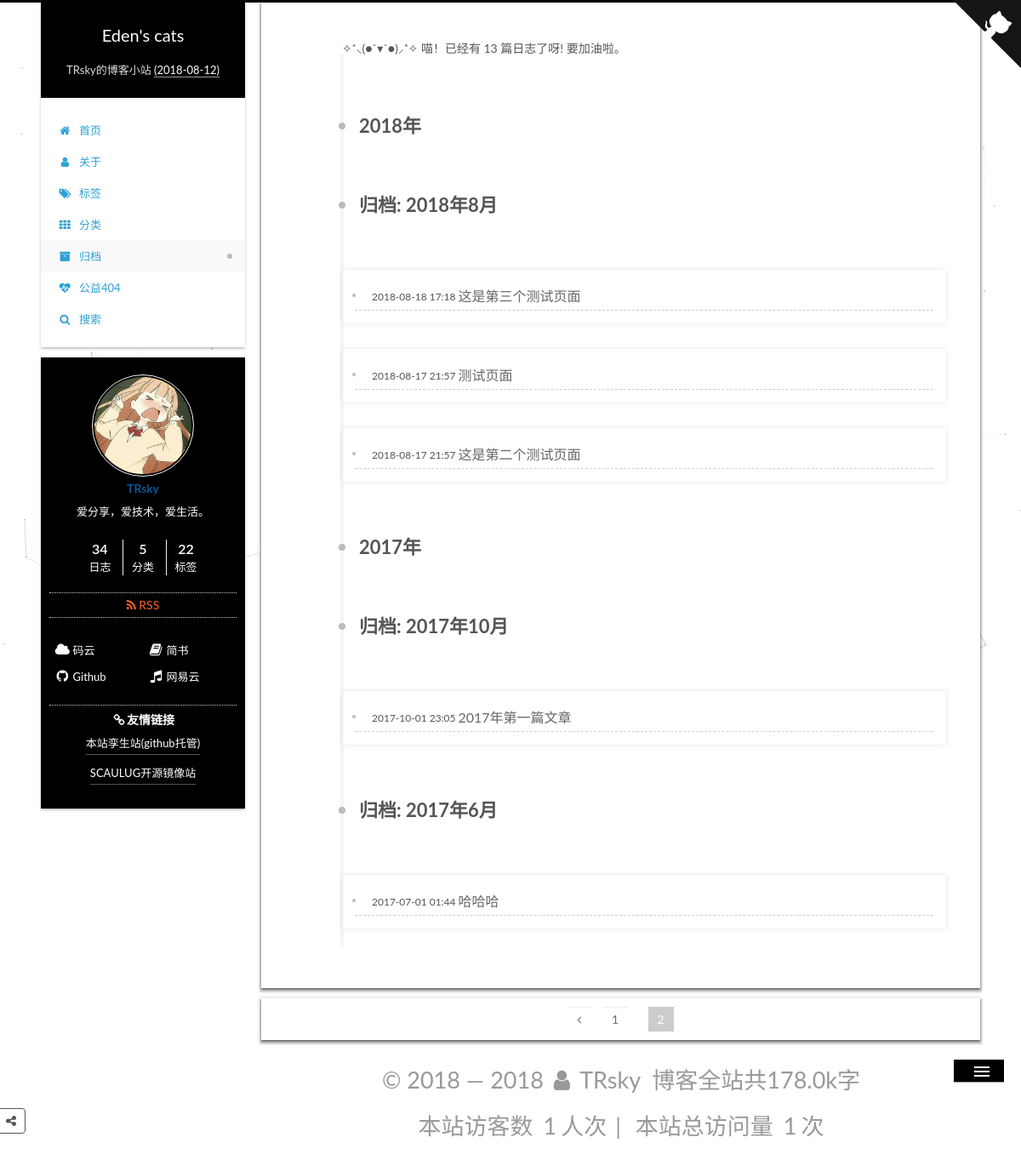
Page /archives/?page=2 on the earlier database version.
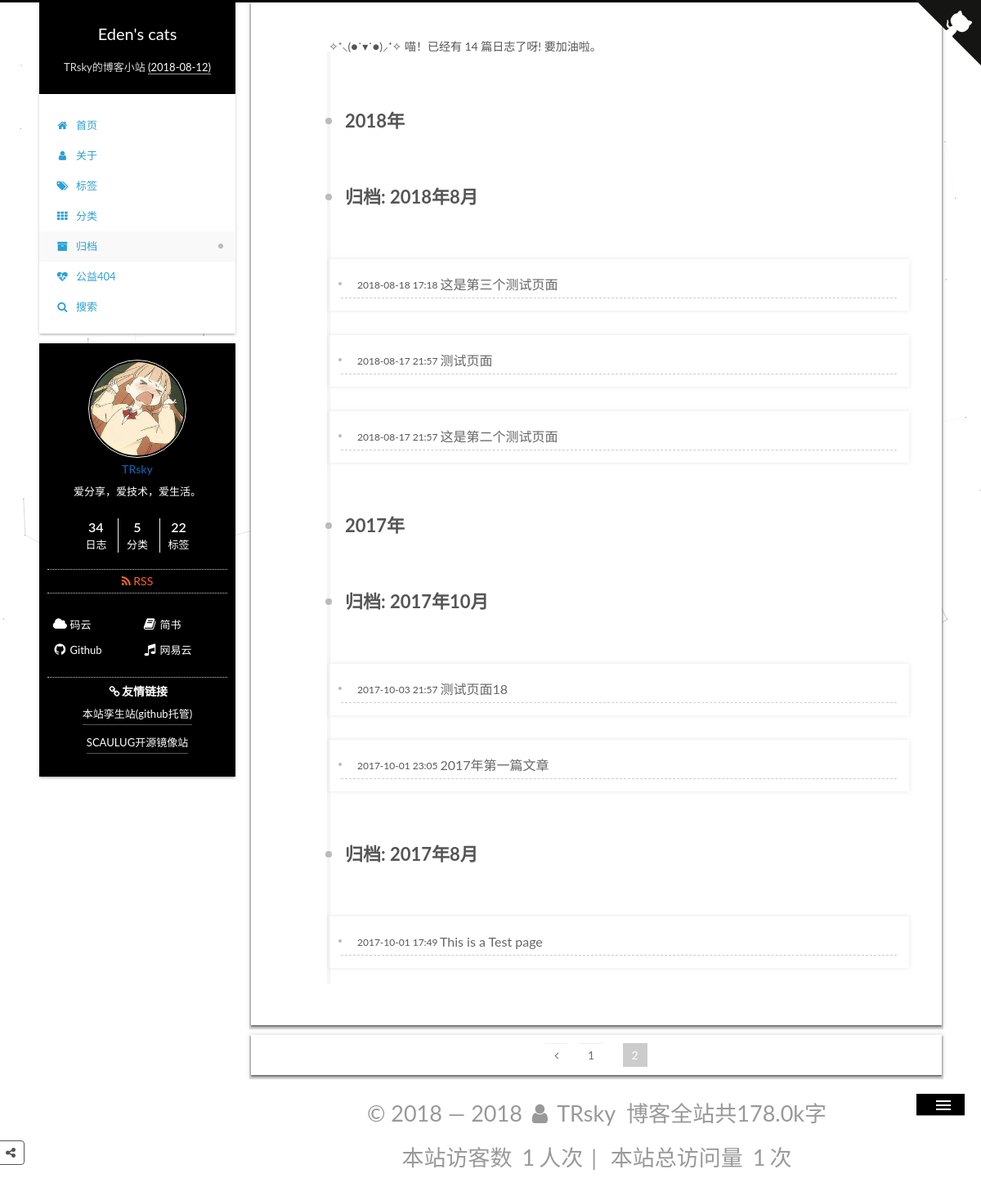
Same page on the later database version.
### apps/blog/models.py (models this page shows, shortened)
class Article(models.Model):
    STATUS_CHOICES = (
        ('draft', '草稿'),
        ('publish', '发表'),
    )
    title = models.CharField(verbose_name='标题', max_length=100)
    content = models.TextField(verbose_name='正文', blank=True, null=True)
    status = models.CharField(verbose_name='文章状态', max_length=10, choices=STATUS_CHOICES, default='publish')
    created_time = models.DateTimeField(verbose_name='创建时间', default=now)
    public_time = models.DateTimeField(verbose_name='发布时间', blank=True, null=True)
    modified_time = models.DateTimeField(verbose_name='修改时间', default=now)
    words = models.PositiveIntegerField(verbose_name='文章字数', default=0)
    time = models.PositiveIntegerField(verbose_name='阅读时长', default=0 )
    views = models.PositiveIntegerField(verbose_name='访问量', default=0)
    slogan = models.TextField(verbose_name='标语', blank=True, null=True)
    excerpt = models.CharField(verbose_name='文章摘要', max_length=500, blank=True)
    category = models.ForeignKey(Category, verbose_name='分类', on_delete=models.CASCADE, blank=False, null=False)
    tags = models.ManyToManyField(Tag, verbose_name='标签', blank=True)
    author = models.ForeignKey(User, verbose_name='作者', on_delete=models.CASCADE, blank=False, null=False)
    class Meta:  # 按文章创建日期降序排序
        ordering = ['-public_time']
        verbose_name = '文章'  # 指定后台显示模型名称
        verbose_name_plural = '文章列表'  # 指定后台显示模型复数名称
        db_table = 'article'  # 数据库表
        get_latest_by = 'created_time'

### apps/blog/views.py (the view)
# urls.py: path('archives/', views.archives, name='archives'),  # 按月归档
def archives(request):
        posts = Article.objects.filter(status='publish', public_time__isnull=False).order_by('-public_time')
        paginator = Paginator(posts, 8)
        try:
            page = request.GET.get('page')
            post_list = paginator.page(page)
        except PageNotAnInteger:
            post_list = paginator.page(1)
        except EmptyPage:
            post_list = paginator.page(paginator.num_pages)
        return render(request, 'archives.html', {
            'posts': posts,
            'post_list': post_list,
            'category_list': categories,
            'months': months,
            'years': years,
        })

### apps/blog/templatetags/pagetag.py (called while the page is built)
@register.simple_tag
def pagination_pages(curr_page, loop_page):
    offset = abs(curr_page - loop_page)
    if offset < 3:
        if curr_page == loop_page:
            page_element = '<span class="page-number current">%s</span>' % loop_page
        else:
            page_element = ' <a class="page-number" href="?page=%s">%s</a>' % (loop_page, loop_page)
        return format_html(page_element)
    else:
        return ''

### templates/archives.html (shortened to what this page needs)
{% extends "base.html" %}
{% block content %}
    {% load pagetag %}
	<div class="content-wrap">
						<div id="content" class="content">
							<div class="post-block archive">
								<div id="posts" class="posts-collapse">
									<span class="archive-page-counter">✧⁺⸜(●˙▾˙●)⸝⁺✧ 喵！已经有 {{ posts.count }} 篇日志了呀! 要加油啦。</span>
                        {% regroup post_list.object_list by created_time.year as date_by_year %}
                        {% for years in date_by_year %}
                             <div class="collection-title">
										<h1 class="archive-year" id="{{  years.grouper }}">{{ years.grouper }}年</h1>
									</div>
                            {% regroup years.list by created_time.month as date_by_month %}
                            {% for months in date_by_month %}
                                    <div class="collection-title">
										<h1 class="archive-year" id="{{ months.grouper }}">归档:&nbsp;{{ years.grouper }}年{{ months.grouper }}月</h1>
									</div>
                                   {% for post in months.list %}
									<article class="post post-type-normal" itemscope itemtype="http://schema.org/Article">
										<header class="post-header">
											<h2 class="post-title"><a class="post-title-link" href="{% url 'detail' id=post.id %}" itemprop="url"><span itemprop="name">{{ post.title }}</span></a></h2>
											<div class="post-meta">
												<time class="post-time" itemprop="dateCreated" datetime="{{ post.public_time|date:'Y-m-d H:i'}}" content="{{ year_month }}">
													{{ post.public_time|date:'Y-m-d H:i' }}
												</time>
											</div>
										</header>
									</article>
                                    {% endfor %}
                                         {% endfor %}
                          {% empty %}
                            Sorry,暂无归档！
                            {% endfor %}
								</div>
							</div>
							<nav class="pagination">
                                     {% if post_list.object_list and post_list.paginator.num_pages > 0 %}
                                    {% if post_list.has_previous %}
                                          <a class="extend next" rel="next" href="?page={{ post_list.previous_page_number }}"><i class="fa fa-angle-left"></i></a>
                                        {% endif %}
                                    {% for pg in post_list.paginator.page_range %}
                                       {% pagination_pages post_list.number pg %}
                                    {% endfor %}
                                {% endif %}
							</nav>
						</div>
					</div>
{% include "leftSidebar.html" %}
{% endblock %}

Differences in the rows shown:
removed Article: title "哈哈哈", public_time "2017-07-01 01:44", shown under "2017"
added Article: title "测试页面18", public_time "2017-10-03 21:57", shown under "2017"
added Article: title "This is a Test page", public_time "2017-10-01 17:49", shown under "2017"
Other differences:
{{ posts.count }}: "13" → "14"
list line gone: "归档: 2017 年 6 月"
new list line: "归档: 2017 年 8 月"
